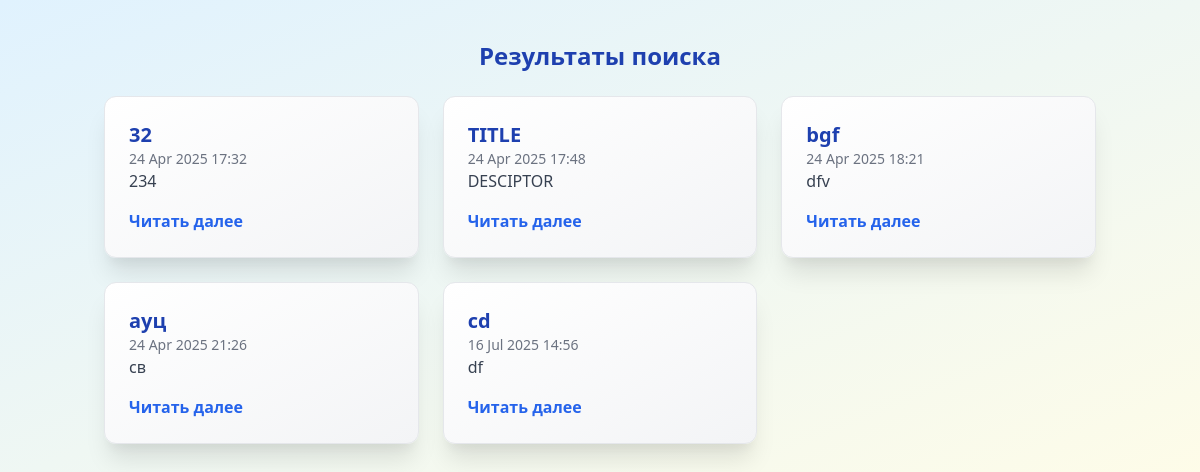
Page /api/search/ on the committed database.
### blog/models.py (models this page shows, shortened)
class Post(models.Model):
    title = models.CharField(max_length=200)
    content = models.TextField()
    image = models.ImageField(upload_to='post_images/', blank=True, null=True)  # Поле для изображения
    category = models.ForeignKey(Category, on_delete=models.CASCADE, related_name='posts')
    author = models.ForeignKey(settings.AUTH_USER_MODEL, on_delete=models.CASCADE, related_name='posts')
    created_at = models.DateTimeField(auto_now_add=True)
    updated_at = models.DateTimeField(auto_now=True)
    likes = models.ManyToManyField(settings.AUTH_USER_MODEL, related_name='liked_posts', blank=True)
    dislikes = models.ManyToManyField(settings.AUTH_USER_MODEL, related_name='disliked_posts', blank=True)

### blog/views.py (the view)
# urls.py: path('search/', search_posts, name='search_posts'),
def search_posts(request):
    query = request.GET.get('q', '').strip()  # Получаем поисковый запрос (может быть пустым)
    category_id = request.GET.get('category')  # Получаем выбранную категорию
    posts = Post.objects.all()
    if query:
        posts = posts.filter(title__icontains=query)
    if category_id:
        posts = posts.filter(category_id=category_id)
    categories = Category.objects.all()  # Получаем все категории
    return render(request, 'blog/search_results.html', {
        'posts': posts,
        'categories': categories,
        'query': query,
        'selected_category': category_id,  # Для сохранения выбранной категории
    })

### blog/templates/blog/search_results.html (shortened to what this page needs)
<!DOCTYPE html>
<html lang="ru">
<head>
    <link href="https://cdn.jsdelivr.net/npm/tailwindcss@2.0.2/dist/tailwind.min.css" rel="stylesheet">
</head>
<body class="bg-gray-100">
    <div class="container mx-auto py-10 px-4">
        <h1 class="text-2xl font-bold mb-6 text-center text-blue-800">Результаты поиска</h1>
        {% if posts.exists %}
            <div class="grid grid-cols-1 sm:grid-cols-2 lg:grid-cols-3 gap-6">
                {% for post in posts %}
                <div class="post-card p-6 shadow-xl rounded-lg">
                    <h2 class="text-xl font-semibold post-title">{{ post.title }}</h2>
                    <p class="text-sm text-gray-500">{{ post.created_at|date:"d M Y H:i" }}</p>
                    <p class="text-gray-700 mb-4">{{ post.content|truncatewords:20 }}</p>
                    <a href="{% url 'post_detail' post.id %}" class="read-more">Читать далее</a>
                </div>
                {% endfor %}
            </div>
        {% else %}
            <p class="text-center text-gray-500 no-results">Посты не найдены.</p>
        {% endif %}
    </div>
</body>
</html>

### blog/templates/blog/search_results.html (style rules this page uses)
body { background: linear-gradient(to bottom right, #e0f2fe, #fefce8); font-family: 'Segoe UI', Tahoma, Geneva, Verdana, sans-serif; }
.post-card { transition: transform 0.3s ease, box-shadow 0.3s ease; border: 1px solid #e5e7eb; border-radius: 0.75rem; background: linear-gradient(to bottom right, #ffffff, #f3f4f6); }
.post-title { color: #1e40af; font-weight: bold; transition: color 0.3s ease; }
.read-more { color: #2563eb; font-weight: bold; transition: color 0.3s ease; }

### rows in the picture
Post: title "32", created_at "24 Apr 2025 17:32", content "234"
Post: title "TITLE", created_at "24 Apr 2025 17:48", content "DESCIPTOR"
Post: title "bgf", created_at "24 Apr 2025 18:21", content "dfv"
Post: title "ауц", created_at "24 Apr 2025 21:26", content "св"
Post: title "cd", created_at "16 Jul 2025 14:56", content "df"
